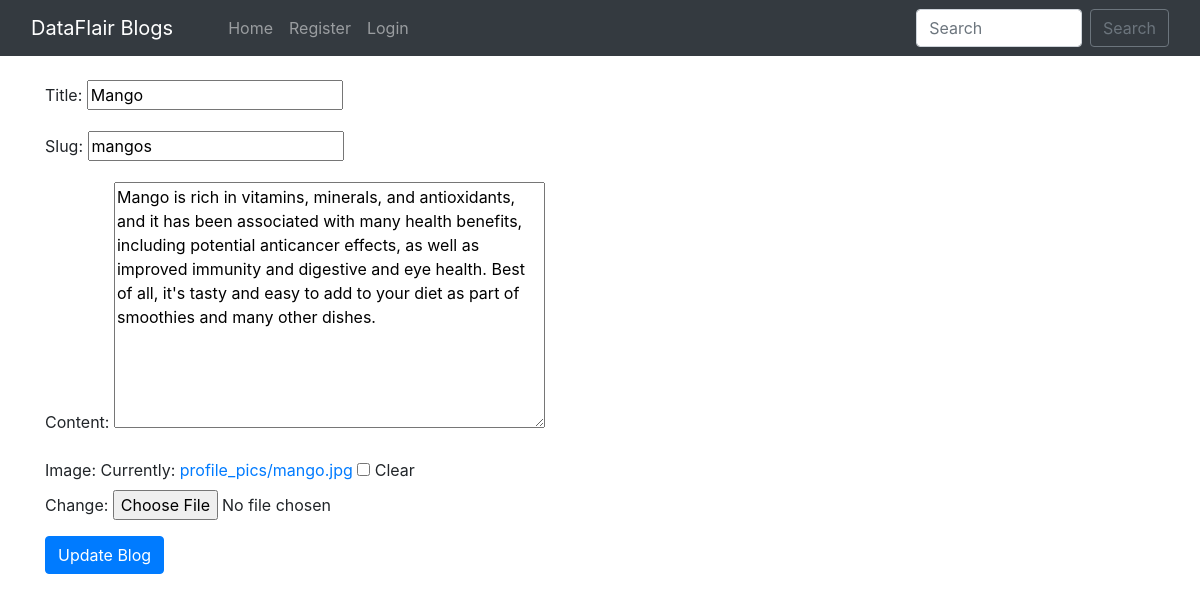
Screenshot of /edit_blog_post/mangos/ with the database file from the repository.
### app/models.py (models this page shows, shortened)
class BlogPost(models.Model):
    title=models.CharField(max_length=255)
    author= models.ForeignKey(User, on_delete=models.CASCADE)
    slug=models.CharField(max_length=130,unique=True)
    content=models.TextField()
    image = models.ImageField(upload_to="profile_pics/", blank=True, null=True)
    dateTime=models.DateTimeField(auto_now_add=True)

### app/views.py (the view)
# urls.py: path("edit_blog_post/<str:slug>/", UpdatePostView.as_view(), name="edit_blog_post"),
class UpdatePostView(UpdateView):
    model = BlogPost
    template_name = 'edit_blog_post.html'
    fields = ['title', 'slug', 'content', 'image']

### app/templates/edit_blog_post.html (shortened to what this page needs)
{% extends 'base.html' %}
{% block body %}
<form enctype="multipart/form-data" method="POST"> {% csrf_token %}
<div class="container mt-4">
{{ form.as_p }}
<button class="btn btn-primary">Update Blog</button>
</div>
</form>
{% endblock %}

### rows the page displays
BlogPost: title "Mango", slug "mangos", content "Mango is rich in vitamins, minerals, and antioxidants, and it has been associated with many health benefits, including potential anticancer effects, as well as improved immunity and digestive and eye health. Best of all, it's tasty and easy to add to your diet as part of smoothies and many other dishes."
